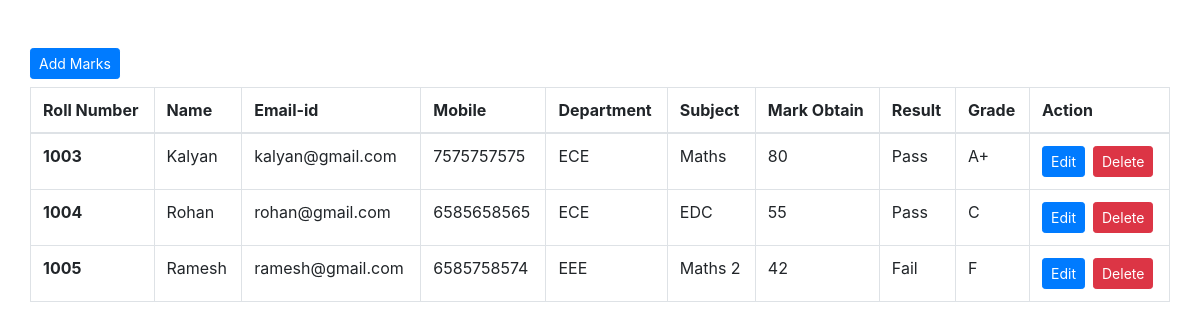
The page / on the database its author committed.
### tables this page shows
CREATE TABLE `result` (
  `id` int(11) NOT NULL AUTO_INCREMENT,
  `rollno` int(11) DEFAULT NULL,
  `subject` varchar(60) DEFAULT NULL,
  `total_mark` int(11) DEFAULT '100',
  `mark_obtain` int(11) DEFAULT NULL,
  `result` tinyint(1) DEFAULT NULL,
  `grade` varchar(3) DEFAULT NULL,
  PRIMARY KEY (`id`)
);

CREATE TABLE `student` (
  `id` int(11) NOT NULL AUTO_INCREMENT,
  `rollno` int(11) DEFAULT NULL,
  `name` varchar(60) DEFAULT NULL,
  `email` varchar(60) DEFAULT NULL,
  `mobile` varchar(20) DEFAULT NULL,
  `dept` varchar(60) DEFAULT NULL,
  PRIMARY KEY (`id`)
);

### dataBase.php (called while the page is built, shortened)
<?php
class dataBase{
	private  $host = 'localhost';
	private  $usernamae = 'root';
	private  $password = '';
	private  $database = 'icc_task';
	public $conn;
	public function __construct(){
		$dsn = "mysql:host=$this->host;dbname=$this->database;charset=utf8";
		$this->conn = new PDO($dsn, $this->usernamae, $this->password,[
			PDO::ATTR_EMULATE_PREPARES => false,
			PDO::ATTR_ERRMODE => PDO::ERRMODE_EXCEPTION
		  ] );
	}
	public function fetch_result_data($type, $resultid = 0){
		$result = array();
		if($type=='single'){
			$fetch_record = $this->conn->prepare("SELECT s.name, s.email, s.mobile, s.dept, r.* FROM result r INNER JOIN student s ON s.rollno=r.rollno WHERE r.id=:resultid");
			$fetch_record->execute(array(':resultid'=>$resultid));
			$result = $fetch_record->fetch(PDO::FETCH_ASSOC);
		}
		elseif($type=='multiple'){
			$fetch_record = $this->conn->prepare("SELECT s.name, s.email, s.mobile, s.dept, r.* FROM result r LEFT JOIN student s ON s.rollno=r.rollno");
			$fetch_record->execute();
			$result = $fetch_record->fetchAll(PDO::FETCH_ASSOC);
		}
		return $result;
	}
}
$db_obj = new dataBase();

### index.php (the view, shortened to what this page needs)
<?php
require_once('dataBase.php');
$results 	= 	$db_obj->fetch_result_data('multiple');
?>
<html>
  <head>
    <link rel="stylesheet" href="https://stackpath.bootstrapcdn.com/bootstrap/4.1.3/css/bootstrap.min.css">
  </head>
  <body>
  <div class="container  mt-5">
    <div class="row">
    <a href="add-marks.php" class="btn btn-primary mb-2 btn-sm">Add Marks</a>
      <table class="table table-bordered">
        <thead>
          <tr>
            <th scope="col">Roll Number</th>
            <th scope="col">Name</th>
            <th scope="col">Email-id</th>
            <th scope="col">Mobile</th>
            <th scope="col">Department</th>
            <th scope="col">Subject</th>
            <th scope="col">Mark Obtain</th>
            <th scope="col">Result</th>
            <th scope="col">Grade</th>
            <th scope="col">Action</th>
          </tr>
        </thead>
        <tbody>
          <?php if(!empty($results)){ foreach($results as $key => $val){ ?>
          <tr>
            <th scope="row"><?php echo $val['rollno']; ?></th>
            <td><?php echo $val['name']; ?></td>
            <td><?php echo $val['email']; ?></td>
            <td><?php echo $val['mobile']; ?></td>
            <td><?php echo $val['dept']; ?></td>
            <td><?php echo $val['subject']; ?></td>
            <td><?php echo $val['mark_obtain']; ?></td>
            <td><?php echo $val['result']==1?'Pass':'Fail'; ?></td>
            <td><?php echo $val['grade']; ?></td>
            <td><a href="add-marks.php?resultid=<?php echo $val['id'];?>&action=edit" class="btn btn-primary btn-sm mr-2">Edit</a><a href="javascript:;" class="btn btn-danger btn-sm" onclick="return delete_result('<?php echo $val['id'];?>')">Delete</a></td>
          </tr>
          <?php } } else{?>
          <tr>
            <th scope="row" colspan="10">No Records Found, Please add the marks to student <a href="add-marks.php" class="btn btn-primary">Add Marks</a></th>
          </tr>
          <?php } ?>
        </tbody>
      </table>
    </div>
  </div>
  </body>
</html>

### rows shown on the page
result: rollno "1003", student.name "Kalyan", student.email "kalyan@gmail.com", student.mobile "7575757575", student.dept "ECE", subject "Maths", mark_obtain "80", result "Pass", grade "A+"
result: rollno "1004", student.name "Rohan", student.email "rohan@gmail.com", student.mobile "6585658565", student.dept "ECE", subject "EDC", mark_obtain "55", result "Pass", grade "C"
result: rollno "1005", student.name "Ramesh", student.email "ramesh@gmail.com", student.mobile "6585758574", student.dept "EEE", subject "Maths 2", mark_obtain "42", result "Fail", grade "F"
